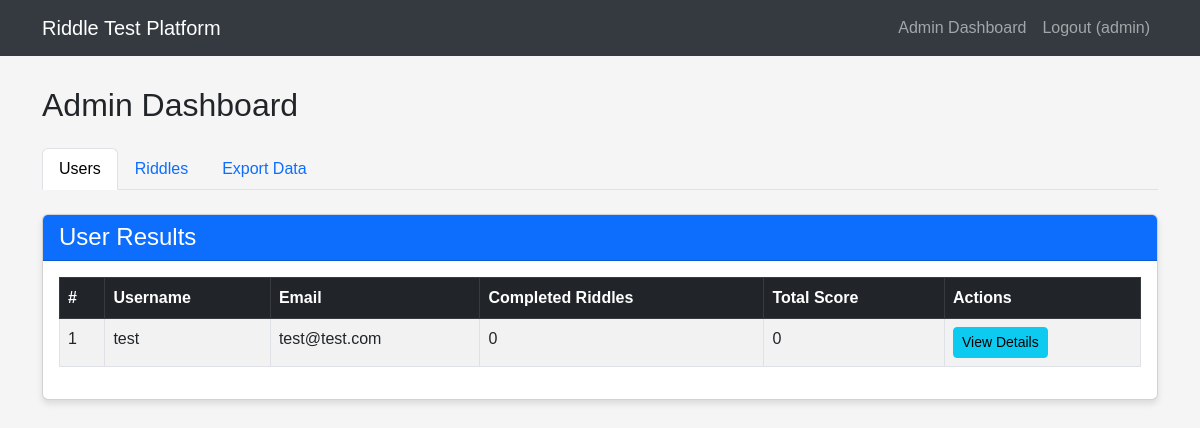
Page /admin_dashboard (signed in) on the committed database.
### tables this page shows
CREATE TABLE users (
            id INTEGER PRIMARY KEY AUTOINCREMENT,
            username TEXT NOT NULL UNIQUE,
            email TEXT NOT NULL,
            password TEXT NOT NULL,
            is_admin INTEGER DEFAULT 0
        , test_completed INTEGER DEFAULT 0);

### app.py (the view)
@app.route('/admin_dashboard')
def admin_dashboard():
    if 'user_id' not in session or not session.get('is_admin'):
        flash('Unauthorized access.')
        return redirect(url_for('login'))
    conn = sqlite3.connect('riddle_test.db')
    c = conn.cursor()
    c.execute('''
        SELECT u.id, u.username, u.email,
               (SELECT COUNT(*) FROM user_progress WHERE user_id = u.id AND completed = 1) as completed_riddles,
               (SELECT SUM(score) FROM user_progress WHERE user_id = u.id AND completed = 1) as total_score
        FROM users u
        WHERE u.is_admin = 0
        ORDER BY total_score DESC
    ''')
    users_data = c.fetchall()
    c.execute("SELECT id, question, answer FROM riddles ORDER BY id")
    riddles_data = c.fetchall()
    conn.close()
    users = []
    for user in users_data:
        users.append({
            'id': user[0],
            'username': user[1],
            'email': user[2],
            'completed_riddles': user[3],
            'total_score': user[4] or 0
        })
    riddles = []
    for riddle in riddles_data:
        riddles.append({
            'id': riddle[0],
            'question': riddle[1],
            'answer': riddle[2]
        })
    return render_template('admin_dashboard.html', users=users, riddles=riddles)

### templates/admin_dashboard.html (shortened to what this page needs)
{% extends 'base.html' %} {% block content %}
<h2 class="mb-4">Admin Dashboard</h2>
<ul class="nav nav-tabs mb-4" id="adminTabs" role="tablist">
  <li class="nav-item" role="presentation">
    <button
      class="nav-link active"
      id="users-tab"
      data-bs-toggle="tab"
      data-bs-target="#users"
      type="button"
      role="tab"
    >
      Users
    </button>
  </li>
  <li class="nav-item" role="presentation">
    <button
      class="nav-link"
      id="riddles-tab"
      data-bs-toggle="tab"
      data-bs-target="#riddles"
      type="button"
      role="tab"
    >
      Riddles
    </button>
  </li>
  <li class="nav-item" role="presentation">
    <button
      class="nav-link"
      id="export-tab"
      data-bs-toggle="tab"
      data-bs-target="#export"
      type="button"
      role="tab"
    >
      Export Data
    </button>
  </li>
</ul>
<div class="tab-content" id="adminTabContent">
  <div
    class="tab-pane fade show active"
    id="users"
    role="tabpanel"
    aria-labelledby="users-tab"
  >
    <div class="card">
      <div class="card-header bg-primary text-white">
        <h4 class="mb-0">User Results</h4>
      </div>
      <div class="card-body">
        <div class="table-responsive">
          <table class="table table-striped table-bordered">
            <thead class="table-dark">
              <tr>
                <th>#</th>
                <th>Username</th>
                <th>Email</th>
                <th>Completed Riddles</th>
                <th>Total Score</th>
                <th>Actions</th>
              </tr>
            </thead>
            <tbody>
              {% for user in users %}
              <tr>
                <td>{{ loop.index }}</td>
                <td>{{ user.username }}</td>
                <td>{{ user.email }}</td>
                <td>{{ user.completed_riddles }}</td>
                <td>{{ user.total_score }}</td>
                <td>
                  <a
                    href="{{ url_for('user_detail', user_id=user.id) }}"
                    class="btn btn-sm btn-info"
                  >
                    View Details
                  </a>
                </td>
              </tr>
              {% endfor %}
            </tbody>
          </table>
        </div>
      </div>
    </div>
  </div>
</div>
{% endblock %}

### templates/base.html (style rules this page uses)
body { font-family: "Arial", sans-serif; background-color: #f5f5f5; padding-bottom: 50px; }
.card { margin-bottom: 20px; box-shadow: 0 4px 6px rgba(0, 0, 0, 0.1); }

### rows in the picture
users: username "test", email "test@test.com", completed_riddles "0", total_score "0"

### other values in the picture
{{ session.get('username') }} "admin"
